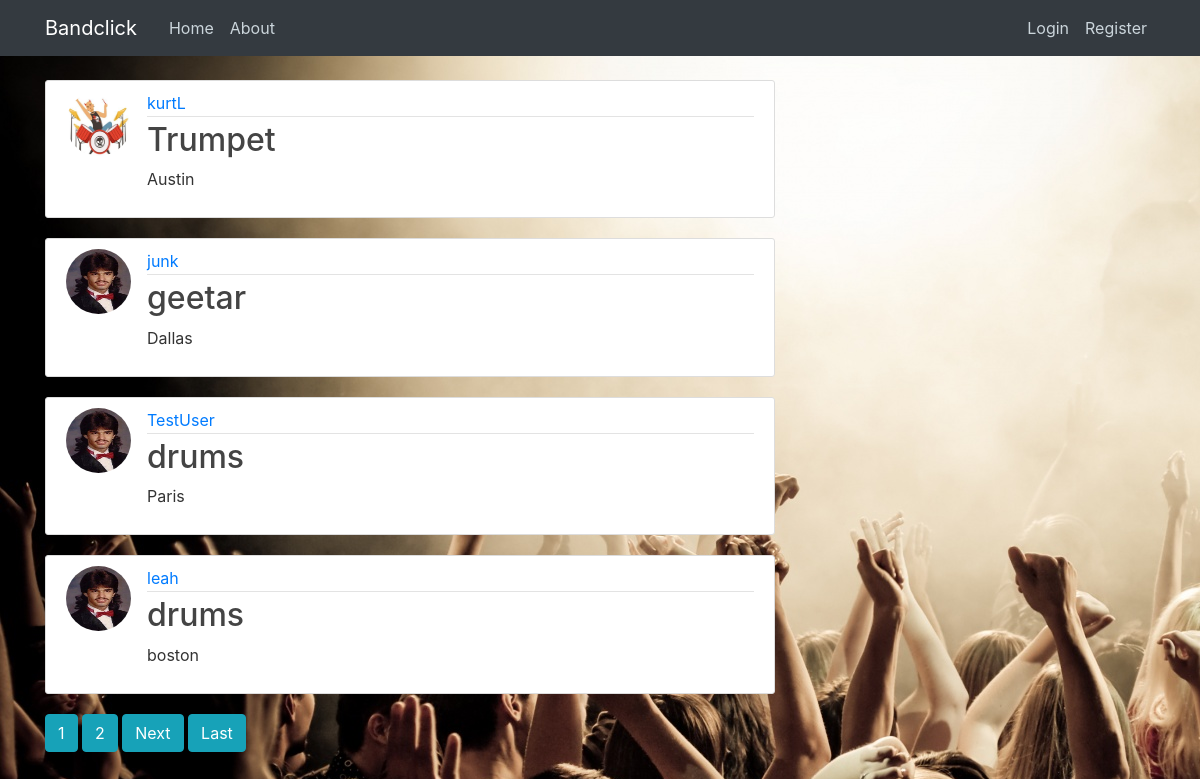
Before: /profileSearch/ with the older database file.
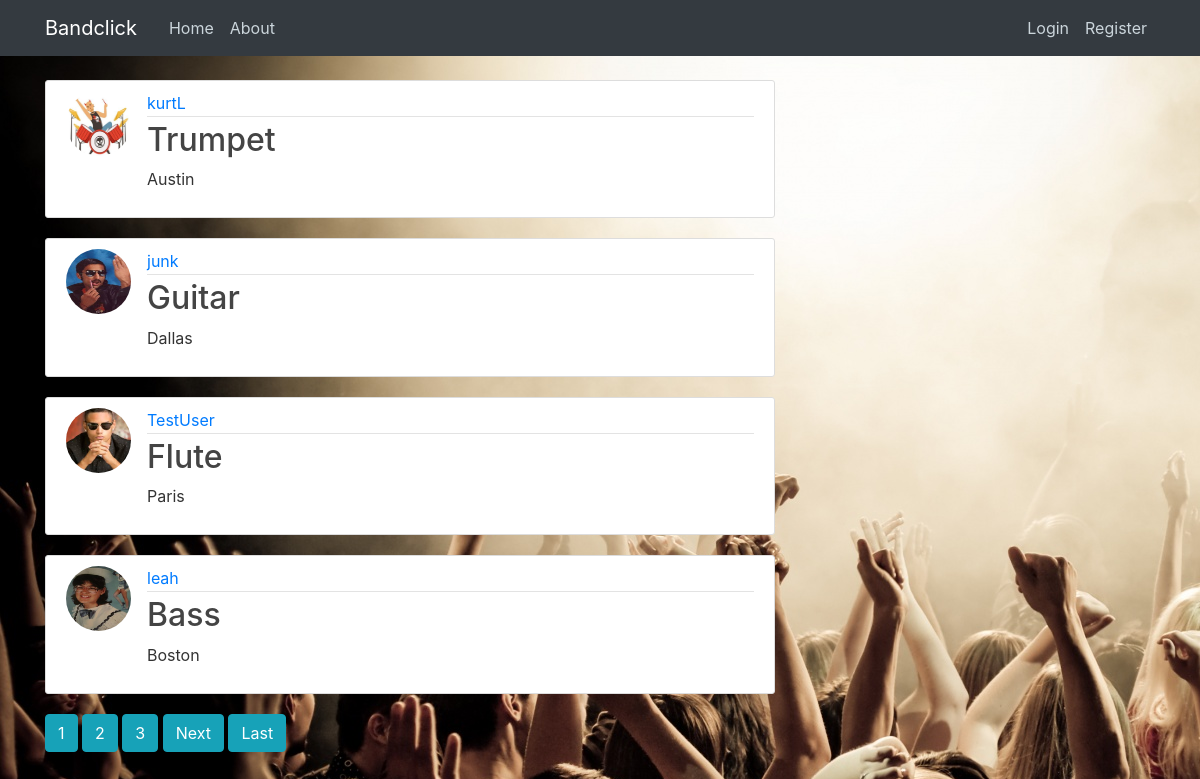
After: the same page with the newer database file.
### users/models.py (models this page shows, shortened)
class Profile(models.Model):
    user = models.OneToOneField(User, on_delete=models.CASCADE)
    image = models.ImageField(default='default.jpg', upload_to='profile_pics')
    bio = models.CharField(max_length=1000, default='some bio string')
    city = models.CharField(max_length=300, default='Waxahatchie')
    instrument = models.CharField(max_length=300, default='bazooki')
    date_posted = models.DateTimeField(default=timezone.now)

### users/views.py (the view)
# urls.py: path('profileSearch/', ProfileListView.as_view(), name='profileSearch'),
class ProfileListView(ListView):
    model = Profile
    template_name = 'users/profileSearch.html'
    context_object_name = 'posts'
    ordering = ['-date_posted']
    paginate_by = 4
    def get_queryset(self):
        qs = self.model.objects.all()
        profile_filtered_list = ProfileFilter(self.request.GET, queryset=qs)
        return profile_filtered_list.qs

### users/templates/users/profileSearch.html (shortened to what this page needs)
{% extends "blog/base.html" %}
{% block content %}
    {% for post in posts %}
        <article class="media content-section">
            <img class="rounded-circle article-img" src="{{ post.user.profile.image.url }}">
            <div class="media-body">
                <div class="article-metadata">
                    <a class="mr-2" href="{% url 'profileDetail' post.id %}">{{ post.user.username }}</a>
                </div>
                <h2 class="article-title">{{ post.user.profile.instrument }}</h2>
                <p class="article-content">{{ post.user.profile.city }}</p>
            </div>
        </article>
    {% endfor %}
    {% if is_paginated %}
        {% for num in page_obj.paginator.page_range %}
            {% if page_obj.number == num %}
                <a class="btn btn-info mb-4" href="?page={{ num }}">{{ num }}</a>
            {% elif num > page_obj.number|add:'-3' and num < page_obj.number|add:'3' %}
                <a class="btn btn-info mb-4" href="?page={{ num }}">{{ num }}</a>
            {% endif %}
        {% endfor %}
        {% if page_obj.has_next %}
            <a class="btn btn-info mb-4" href="?page={{ page_obj.next_page_number }}">Next</a>
            <a class="btn btn-info mb-4" href="?page={{ page_obj.paginator.num_pages }}">Last</a>
        {% endif %}
    {% endif %}
{% endblock content %}

### blog/templates/blog/base.html (shortened to what this page needs)
{% load static %}
<!DOCTYPE html>
<html lang="en">
<head>
    <link rel="stylesheet" href="https://maxcdn.bootstrapcdn.com/bootstrap/4.0.0/css/bootstrap.min.css"
>
    <link rel="stylesheet" type="text/css" href="{% static 'blog/main.css' %}">
</head>
<body style="background-image: url(/media/concert_crowd-wallpaper-1600x1200.jpg)">
<header class="site-header">
    <nav class="navbar navbar-expand-lg navbar-dark bg-dark fixed-top">
        <div class="container">
            <a class="navbar-brand mr-4" href="{% url 'blog-home' %}">Bandclick</a>
            <div class="collapse navbar-collapse" id="navbarToggle">
                <div class="navbar-nav mr-auto">
                    <a class="nav-item nav-link" href={% url 'blog-home' %}>Home</a>
                    <a class="nav-item nav-link" href={% url 'blog-about' %}>About</a>
                </div>
                <div class="navbar-nav">
                    {% if user.is_authenticated %}
                        <a class="nav-item nav-link" href="{% url 'profileViewer' %}">Profile</a>
                        <a class="nav-item nav-link" href="{% url 'logout' %}">Logout</a>
                    {% else %}
                        <a class="nav-item nav-link" href="{% url 'login' %}">Login</a>
                        <a class="nav-item nav-link" href="{% url 'register' %}">Register</a>
                    {% endif %}
                </div>
            </div>
        </div>
    </nav>
</header>
<main role="main" class="container">
    <div class="row">
        <div class="col-md-8">
            {% block content %}{% endblock %}
        </div>
    </div>
</main>
</body>
</html>

### blog/static/blog/main.css (style rules this page uses)
body { background: #fafafa; color: #333333; margin-top: 5rem; }
h1, h2, h3, h4, h5, h6 { color: #444444; }
.site-header .navbar-nav .nav-link { color: #cbd5db; }
.content-section { background: #ffffff; padding: 10px 20px; border: 1px solid #dddddd; border-radius: 3px; margin-bottom: 20px; }
.article-title { color: #444444; }
.article-content { white-space: pre-line; }
.article-img { height: 65px; width: 65px; margin-right: 16px; }
.article-metadata { padding-bottom: 1px; margin-bottom: 4px; border-bottom: 1px solid #e3e3e3 }

Changed rows visible on the page:
changed Profile "Dallas": user.profile.image: picture added in place of a placeholder; user.profile.instrument "geetar" → "Guitar"
changed Profile "Paris": user.profile.image: picture added in place of a placeholder; user.profile.instrument "drums" → "Flute"
changed Profile "leah": user.profile.image: picture added in place of a placeholder; user.profile.instrument "drums" → "Bass"; user.profile.city "boston" → "Boston"
Other visible differences:
new list line: "3"
